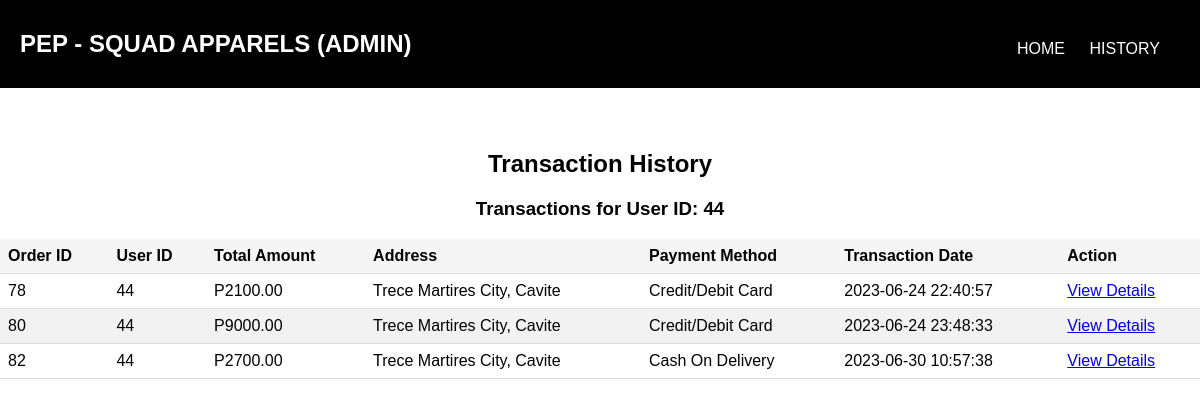
Screenshot of /viewTransactions.php?user_id=44 (signed in) with the database file from the repository.
### tables this page shows
CREATE TABLE `orders` (
  `order_id` int(11) NOT NULL,
  `user_id` int(11) DEFAULT NULL,
  `total` decimal(10,2) DEFAULT NULL,
  `address` varchar(255) DEFAULT NULL,
  `payment_method` enum('cod','ewallet','creditDebit','') DEFAULT NULL,
  `purchased_on` datetime DEFAULT current_timestamp()
);

### viewTransactions.php (the view, shortened to what this page needs)
<?php
require_once 'config.php';
function displayTransactions($userId)
{
    global $mysqli;
    $sql = "SELECT * FROM orders WHERE user_id = '$userId'";
    $result = mysqli_query($mysqli, $sql);
    if ($result && mysqli_num_rows($result) > 0) {
        while ($row = mysqli_fetch_assoc($result)) {
            echo "<tr>";
            echo "<td>" . $row["order_id"] . "</td>";
            echo "<td>" . $row["user_id"] . "</td>";
            echo "<td>P" . $row["total"] . "</td>";
            echo "<td>" . $row["address"] . "</td>";
            echo "<td>" . getPaymentMethodLabel($row["payment_method"]) . "</td>";
            echo "<td>" . $row["purchased_on"] . "</td>";
            echo "<td><a href=\"viewDetails.php?id=" . $row["order_id"] . "\">View Details</a></td>";
            echo "</tr>";
        }
    } else {
        echo "<tr><td colspan='7'><center>No transactions found for this user.</center></td></tr>";
    }
}
function getPaymentMethodLabel($paymentMethod)
{
    switch ($paymentMethod) {
        case 'cod':
            return 'Cash On Delivery';
        case 'creditDebit':
            return 'Credit/Debit Card';
    }
}
?>
<!DOCTYPE html>
<html lang="en">
<head>
</head>
<body>
    <div class="header">
        <h1>PEP - SQUAD APPARELS (ADMIN)</h1>
        <div id="navigation">
            <a href="adminIndex.php" class="adminIndex">HOME</a>
            <a href="transactionHistory.php" class="transactionHistory">HISTORY</a>
        </div>
    </div>
    <h2>Transaction History</h2>
    <?php
    if (isset($_GET["user_id"])) {
        $userId = $_GET["user_id"];
        echo "<h3>Transactions for User ID: $userId</h3>";
        echo "<table>";
        echo "<thead>";
        echo "<tr>";
        echo "<th>Order ID</th>";
        echo "<th>User ID</th>";
        echo "<th>Total Amount</th>";
        echo "<th>Address</th>";
        echo "<th>Payment Method</th>";
        echo "<th>Transaction Date</th>";
        echo "<th>Action</th>";
        echo "</tr>";
        echo "</thead>";
        echo "<tbody>";
        displayTransactions($userId);
        echo "</tbody>";
        echo "</table>";
    } else {
        echo "<p>No user ID specified.</p>";
    }
    ?>
</body>
</html>

### viewTransactions.php (style rules this page uses)
body { font-family: 'Poppins', sans-serif; margin: 0; padding: 0; }
.header { position: fixed; top: 0; left: 0; width: 100%; padding: 20px; background: black; color: white; display: flex; justify-content: space-between; align-items: center; z-index: 1; }
h1 { font-size: 1.5em; margin: 0; }
#navigation { margin-top: 10px; margin-right: 30px; padding: 10px; }
#navigation a { position: relative; text-decoration: none; color: white; font-weight: 500; margin-right: 20px; }
#navigation a::after { content: ''; position: absolute; left: 0; bottom: -2px; width: 100%; height: 2px; background: red; transform-origin: right; transform: scaleX(0); transition: transform .3s; }
h2 { margin-top: 150px; text-align: center; }
h3 { text-align: center; }
table { border-collapse: collapse; width: 100%; }
th, td { padding: 8px; text-align: left; border-bottom: 1px solid #ddd; }
th { background-color: #f5f5f5; }
tr:nth-child(even) { background-color: #f2f2f2; }

### rows the page displays
orders: order_id "78", user "44", total "2100.00", address "Trece Martires City, Cavite", payment_method "Credit/Debit Card", purchased_on "2023-06-24 22:40:57"
orders: order_id "80", user "44", total "9000.00", address "Trece Martires City, Cavite", payment_method "Credit/Debit Card", purchased_on "2023-06-24 23:48:33"
orders: order_id "82", user "44", total "2700.00", address "Trece Martires City, Cavite", payment_method "Cash On Delivery", purchased_on "2023-06-30 10:57:38"

### other values shown
$userId "44"
